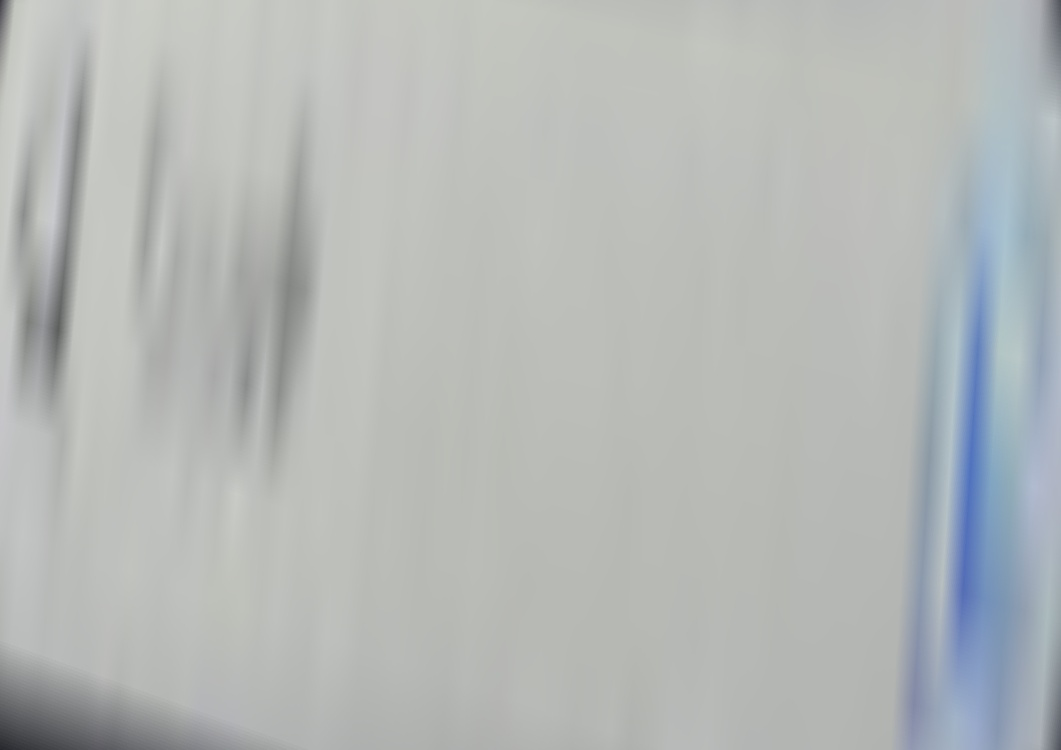
#> input picture result.jpg, 1061 x 750 px
$ python detect_kak_kak.py
#> lines starting #> are read from the running program, lines starting #| are printed output that depends on the picture
import cv2
import numpy as np
import pytesseract
import re

room_num =[]
shape_type=[]
recognized_text =[]
sequence=[]
result=[]

def detect_black_circle(image_path):
    # Step 2: Read the image
#> called with image_path = 'result.jpg'
    image = cv2.imread(image_path)
#> image is the input picture: shape (750, 1061, 3); mean B, G, R 183, 184.3, 180.6
    height = image.shape[0]
#> height = 750
    roi_start_y = 0
    roi_end_y = height // 3
#> roi_end_y = 250
    roi = image[roi_start_y:roi_end_y, :]
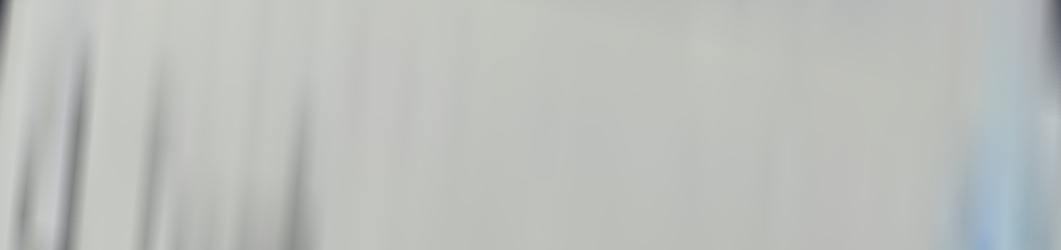
#> roi: shape (250, 1061, 3); mean B, G, R 187.3, 190.6, 187.7
    # Step 3: Convert the image to grayscale
    gray_image = cv2.cvtColor(roi, cv2.COLOR_BGR2GRAY)


    # Step 4: Apply Hough Circle Transform
    circles = cv2.HoughCircles(
        gray_image,
        cv2.HOUGH_GRADIENT,
        dp=1,
        minDist=20,
        param1=50,
        param2=30,
        minRadius=5,
        maxRadius=100
    )
#> circles = None
    black_circle_dict =[]
    white_circle_dict =[]
    bit_list=[]
    if circles is not None:
        # Step 5: Filter the detected circles
        circles = np.round(circles[0, :]).astype("int")
        i=0
        for (x, y, r) in circles:
            # Check if the circle is black
            circle_region = gray_image[y - r:y + r, x - r:x + r]
            mean_color = np.mean(circle_region)
            if mean_color < 150:  # Adjust the threshold to detect black circles accurately
                cv2.circle(image, (x, y), r, (0, 255, 0), 4)  # Draw green circle around the detected circle
                cv2.putText(image, f"({x}, {y})", (x, y -40), cv2.FONT_HERSHEY_SIMPLEX, 0.5, (0, 255,0), 2)
                cv2.putText(image, str(i+1), (x, y), cv2.FONT_HERSHEY_SIMPLEX, 1, (0, 0, 255), 2)
                i=i+1
                black_circle_dict.append(x)
            else:
                cv2.circle(image, (x, y), r, (255, 0, 0), 4)
                cv2.putText(image, f"({x}, {y})", (x, y+40), cv2.FONT_HERSHEY_SIMPLEX, 0.5, (255, 0, 0), 2)
                cv2.putText(image, str(i+1), (x, y), cv2.FONT_HERSHEY_SIMPLEX, 1, (0, 0, 255), 2)
                i=i+1
                white_circle_dict.append(x)


    cv2.imshow("Detected Circles", image)


    all_value = black_circle_dict.copy()
    all_value.extend(white_circle_dict)
    sort_value = sorted(all_value)

    for value in sort_value:
        if value in black_circle_dict:
            bit_list.append(0)
        else:
            bit_list.append(1)
    #print(bit_list)

    for i in range(0,15,3):
        room_value = 0
        for j in range(2,-1,-1):
            if bit_list[i+j] == 1:
                room_value = room_value + 2**(2-j)
        room_num.append(room_value)
    return room_num

# [100 lines left out: functions classify_shape, detect_shape, detect_number, not called in this run]

# Replace 'path/to/your/image.jpg' with the actual path to your image
#> (the run stopped early here; a loop or call above may not have finished)
